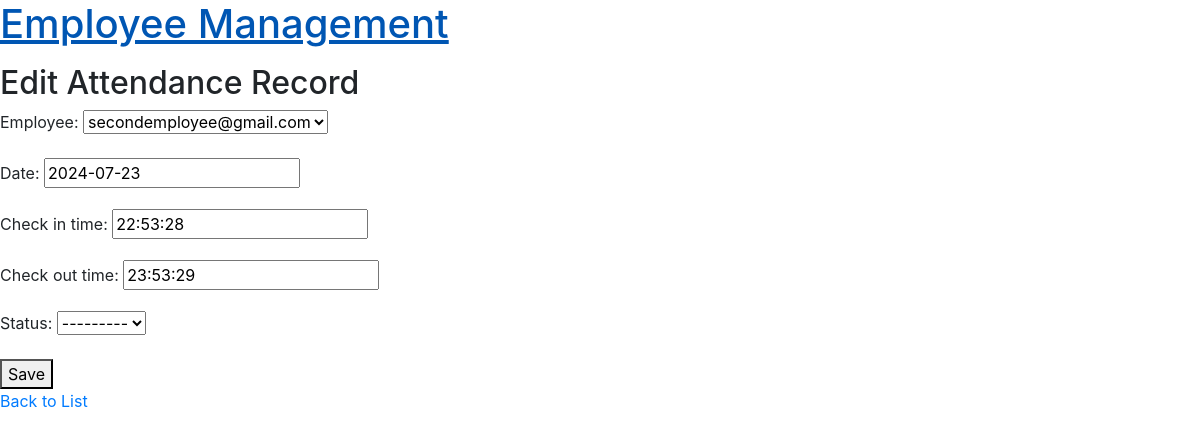
The app's page /attendance/4/edit/, older data.
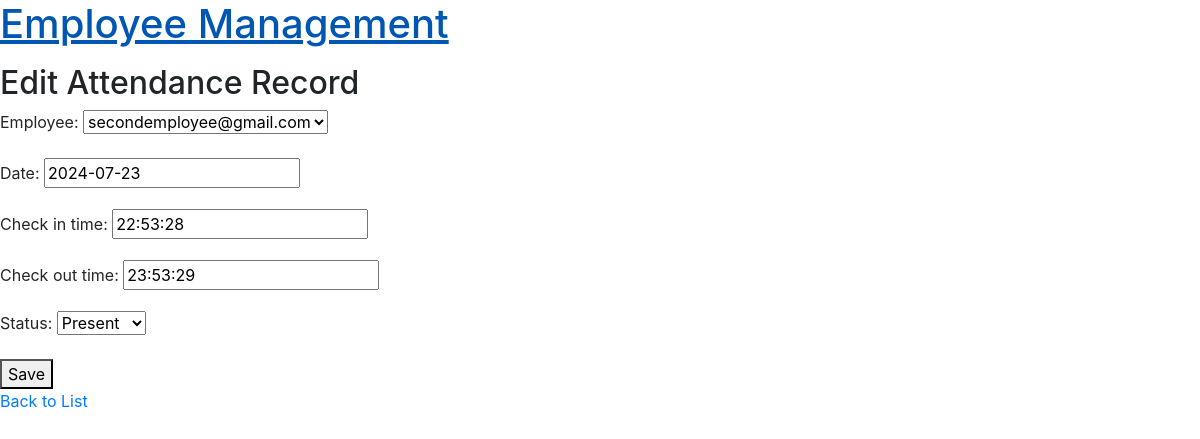
The same page, newer data.
### attendance/models.py (models this page shows, shortened)
class AttendanceRecord(models.Model):
    STATUS_CHOICES= [
        ("P", "Present"),
        ("A", "Absent")
    ]
    employee = models.ForeignKey(settings.AUTH_USER_MODEL, on_delete=models.CASCADE)
    date = models.DateField()
    check_in_time = models.TimeField()
    check_out_time = models.TimeField(null=True, blank=True)
    status = models.CharField(max_length=1, choices=STATUS_CHOICES)

### attendance/views.py (the view)
# urls.py: path("<int:pk>/edit/", AttendanceRecordUpdateView.as_view(), name="attendance_record_edit"),
class AttendanceRecordUpdateView(UpdateView):
    model = AttendanceRecord
    form_class = AttendanceRecordForm
    template_name = "attendance/attendance_record_form.html"
    success_url = reverse_lazy("attendance_record_list")

### attendance/forms.py
class AttendanceRecordForm(forms.ModelForm):
    class Meta:
        model = AttendanceRecord
        fields = ["employee", "date", "check_in_time", "check_out_time", "status"]

### employees/models.py (called while the page is built)
    def __str__(self):
        return self.email

### templates/attendance/attendance_record_form.html (shortened to what this page needs)
{% extends 'base.html' %}
{% block content %}
  <h2>{% if form.instance.pk %}Edit{% else %}Add{% endif %} Attendance Record</h2>
  <form method="post">
    {{ form.as_p }}
    <button type="submit">Save</button>
  </form>
  <a href="{% url 'attendance_record_list' %}">Back to List</a>
{% endblock %}

Row changes from the older to the newer data that the page shows:
changed AttendanceRecord "secondemployee@gmail.com": status "---------" → "Present"
